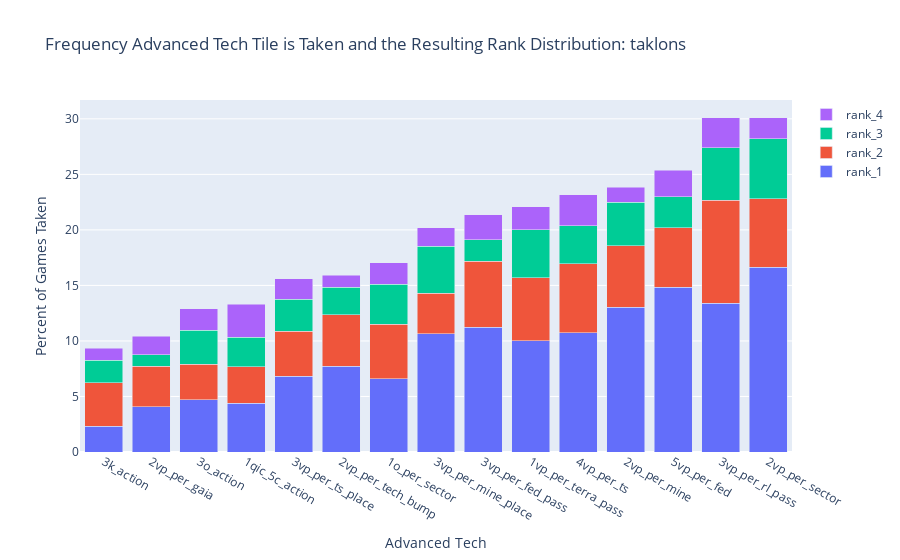
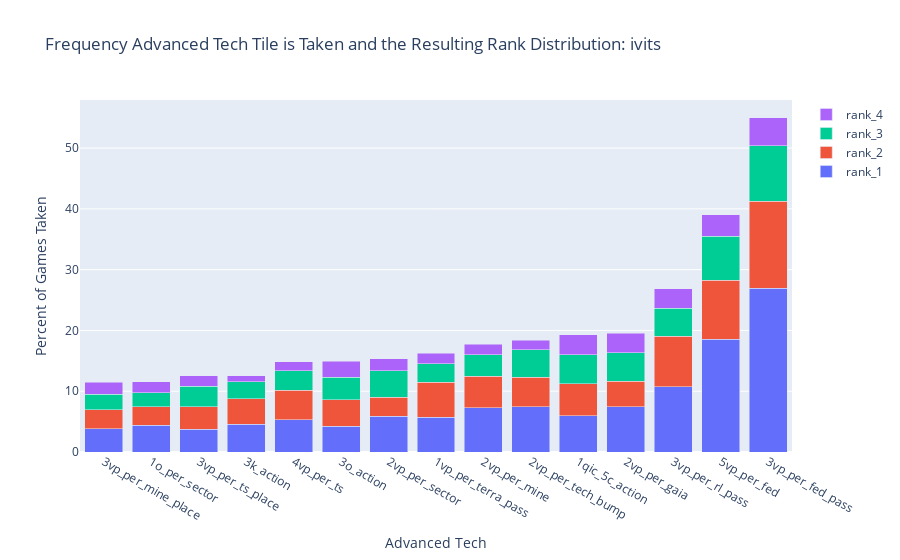
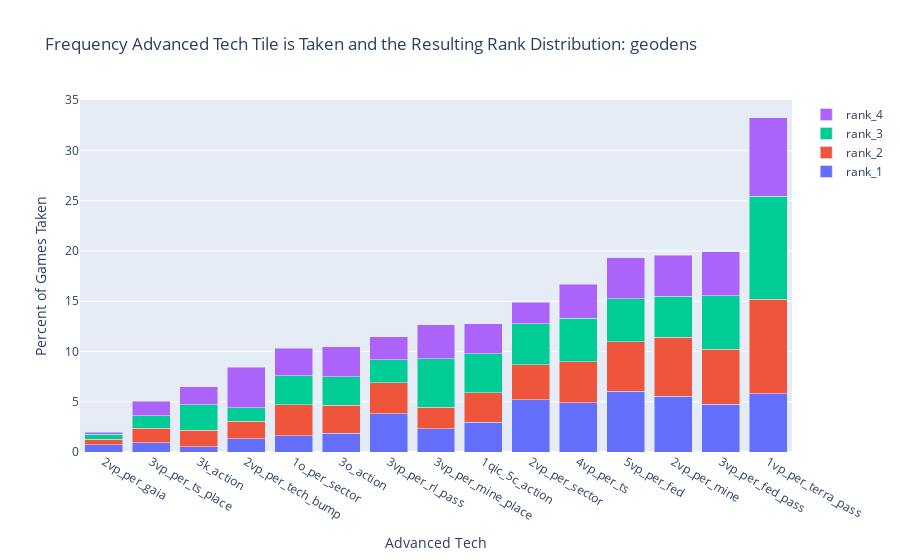
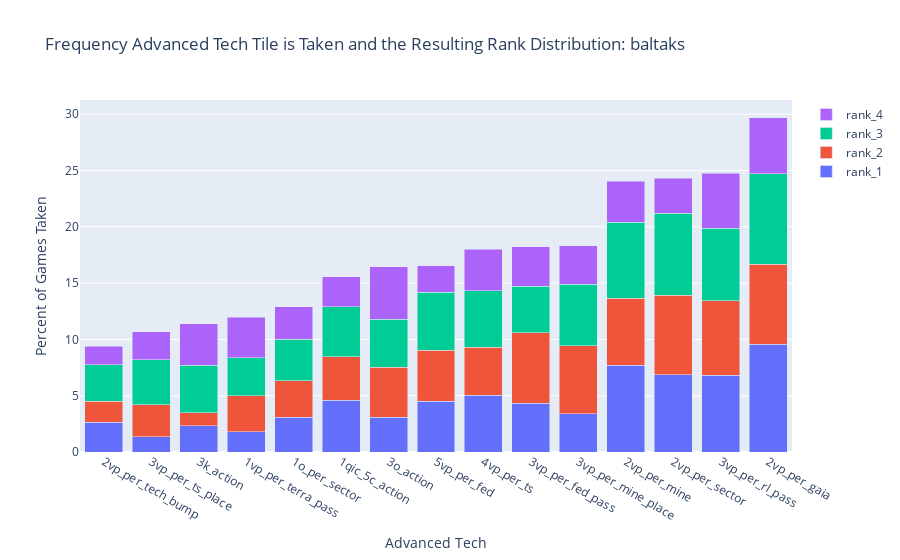

The code cell stored with these charts, in order, in its notebook:
### Code cell
plot_adv_freq_remote(4, dat_4)

### Figure 1 — Plotly figure (JSON) as saved in the notebook; plotly's stock layout.template omitted (floating-point values rounded to 4 significant figures)
{"data": [{"hovertemplate": "<br><b>Rank</b>: 1<br><b>Tech</b>: %{x}<br><b>% Taken if Available</b>: %{y}<br><b>% Rank if Taken</b>: %{text}<br><b>% Rank overall</b>: 38.47<extra></extra>", "name": "rank_1", "text": ["52.632", "48.544", "32.941", "54.717", "44.503", "38.596", "45.27", "39.13", "46.309", "55.263", "36.471", "58.48", "25.0", "52.632", "43.689"], "texttemplate": "", "type": "bar", "x": ["3vp_per_fed_pass", "2vp_per_tech_bump", "1qic_5c_action", "2vp_per_mine", "3vp_per_rl_pass", "1o_per_sector", "1vp_per_terra_pass", "2vp_per_gaia", "4vp_per_ts", "2vp_per_sector", "3o_action", "5vp_per_fed", "3k_action", "3vp_per_mine_place", "3vp_per_ts_place"], "y": [11.24, 7.716, 4.382, 13.04, 13.39, 6.577, 10, 4.085, 10.73, 16.64, 4.711, 14.84, 2.333, 10.64, 6.808]}, {"hovertemplate": "<br><b>Rank</b>: 2<br><b>Tech</b>: %{x}<br><b>% Taken if Available</b>: %{y}<br><b>% Rank if Taken</b>: %{text}<br><b>% Rank overall</b>: 25.58<extra></extra>", "name": "rank_2", "text": ["27.82", "29.126", "24.706", "23.27", "30.89", "28.947", "25.676", "34.783", "26.846", "20.526", "24.706", "21.053", "41.667", "18.045", "26.214"], "texttemplate": "", "type": "bar", "x": ["3vp_per_fed_pass", "2vp_per_tech_bump", "1qic_5c_action", "2vp_per_mine", "3vp_per_rl_pass", "1o_per_sector", "1vp_per_terra_pass", "2vp_per_gaia", "4vp_per_ts", "2vp_per_sector", "3o_action", "5vp_per_fed", "3k_action", "3vp_per_mine_place", "3vp_per_ts_place"], "y": [5.939, 4.63, 3.286, 5.547, 9.291, 4.933, 5.672, 3.631, 6.221, 6.181, 3.191, 5.341, 3.888, 3.647, 4.085]}, {"hovertemplate": "<br><b>Rank</b>: 3<br><b>Tech</b>: %{x}<br><b>% Taken if Available</b>: %{y}<br><b>% Rank if Taken</b>: %{text}<br><b>% Rank overall</b>: 18.53<extra></extra>", "name": "rank_3", "text": ["9.023", "15.534", "20.0", "16.352", "15.707", "21.053", "19.595", "10.145", "14.765", "17.895", "23.529", "11.111", "21.667", "21.053", "18.447"], "texttemplate": "", "type": "bar", "x": ["3vp_per_fed_pass", "2vp_per_tech_bump", "1qic_5c_action", "2vp_per_mine", "3vp_per_rl_pass", "1o_per_sector", "1vp_per_terra_pass", "2vp_per_gaia", "4vp_per_ts", "2vp_per_sector", "3o_action", "5vp_per_fed", "3k_action", "3vp_per_mine_place", "3vp_per_ts_place"], "y": [1.926, 2.469, 2.66, 3.898, 4.724, 3.587, 4.328, 1.059, 3.421, 5.388, 3.04, 2.819, 2.022, 4.255, 2.874]}, {"hovertemplate": "<br><b>Rank</b>: 4<br><b>Tech</b>: %{x}<br><b>% Taken if Available</b>: %{y}<br><b>% Rank if Taken</b>: %{text}<br><b>% Rank overall</b>: 17.42<extra></extra>", "name": "rank_4", "text": ["10.526", "6.796", "22.353", "5.66", "8.901", "11.404", "9.459", "15.942", "12.081", "6.316", "15.294", "9.357", "11.667", "8.271", "11.65"], "texttemplate": "", "type": "bar", "x": ["3vp_per_fed_pass", "2vp_per_tech_bump", "1qic_5c_action", "2vp_per_mine", "3vp_per_rl_pass", "1o_per_sector", "1vp_per_terra_pass", "2vp_per_gaia", "4vp_per_ts", "2vp_per_sector", "3o_action", "5vp_per_fed", "3k_action", "3vp_per_mine_place", "3vp_per_ts_place"], "y": [2.247, 1.08, 2.973, 1.349, 2.677, 1.943, 2.09, 1.664, 2.799, 1.902, 1.976, 2.374, 1.089, 1.672, 1.815]}], "layout": {"barmode": "stack", "title": {"text": "Frequency Advanced Tech Tile is Taken and the Resulting Rank Distribution: taklons"}, "uniformtext": {"minsize": 100000, "mode": "hide"}, "xaxis": {"categoryorder": "total ascending", "title": {"text": "Advanced Tech"}}, "yaxis": {"title": {"text": "Percent of Games Taken"}}}}

### Figure 2 — Plotly figure (JSON) as saved in the notebook; plotly's stock layout.template omitted (floating-point values rounded to 4 significant figures)
{"data": [{"hovertemplate": "<br><b>Rank</b>: 1<br><b>Tech</b>: %{x}<br><b>% Taken if Available</b>: %{y}<br><b>% Rank if Taken</b>: %{text}<br><b>% Rank overall</b>: 34.04<extra></extra>", "name": "rank_1", "text": ["48.921", "40.476", "31.111", "41.322", "39.779", "38.158", "35.398", "38.017", "35.644", "38.384", "28.431", "47.547", "36.471", "33.766", "29.885"], "texttemplate": "", "type": "bar", "x": ["3vp_per_fed_pass", "2vp_per_tech_bump", "1qic_5c_action", "2vp_per_mine", "3vp_per_rl_pass", "1o_per_sector", "1vp_per_terra_pass", "2vp_per_gaia", "4vp_per_ts", "2vp_per_sector", "3o_action", "5vp_per_fed", "3k_action", "3vp_per_mine_place", "3vp_per_ts_place"], "y": [26.91, 7.445, 5.991, 7.321, 10.7, 4.414, 5.739, 7.431, 5.286, 5.901, 4.234, 18.56, 4.586, 3.863, 3.741]}, {"hovertemplate": "<br><b>Rank</b>: 2<br><b>Tech</b>: %{x}<br><b>% Taken if Available</b>: %{y}<br><b>% Rank if Taken</b>: %{text}<br><b>% Rank overall</b>: 25.75<extra></extra>", "name": "rank_2", "text": ["26.139", "26.19", "27.407", "28.926", "30.939", "26.316", "35.398", "21.488", "32.673", "20.202", "29.412", "24.906", "32.941", "27.273", "29.885"], "texttemplate": "", "type": "bar", "x": ["3vp_per_fed_pass", "2vp_per_tech_bump", "1qic_5c_action", "2vp_per_mine", "3vp_per_rl_pass", "1o_per_sector", "1vp_per_terra_pass", "2vp_per_gaia", "4vp_per_ts", "2vp_per_sector", "3o_action", "5vp_per_fed", "3k_action", "3vp_per_mine_place", "3vp_per_ts_place"], "y": [14.38, 4.818, 5.278, 5.124, 8.321, 3.044, 5.739, 4.2, 4.846, 3.106, 4.38, 9.72, 4.142, 3.12, 3.741]}, {"hovertemplate": "<br><b>Rank</b>: 3<br><b>Tech</b>: %{x}<br><b>% Taken if Available</b>: %{y}<br><b>% Rank if Taken</b>: %{text}<br><b>% Rank overall</b>: 23.57<extra></extra>", "name": "rank_3", "text": ["16.547", "24.603", "24.444", "19.835", "17.127", "19.737", "18.584", "23.967", "21.782", "28.283", "24.51", "18.491", "22.353", "22.078", "26.437"], "texttemplate": "", "type": "bar", "x": ["3vp_per_fed_pass", "2vp_per_tech_bump", "1qic_5c_action", "2vp_per_mine", "3vp_per_rl_pass", "1o_per_sector", "1vp_per_terra_pass", "2vp_per_gaia", "4vp_per_ts", "2vp_per_sector", "3o_action", "5vp_per_fed", "3k_action", "3vp_per_mine_place", "3vp_per_ts_place"], "y": [9.103, 4.526, 4.708, 3.514, 4.606, 2.283, 3.013, 4.685, 3.231, 4.348, 3.65, 7.216, 2.811, 2.526, 3.309]}, {"hovertemplate": "<br><b>Rank</b>: 4<br><b>Tech</b>: %{x}<br><b>% Taken if Available</b>: %{y}<br><b>% Rank if Taken</b>: %{text}<br><b>% Rank overall</b>: 16.64<extra></extra>", "name": "rank_4", "text": ["8.393", "8.73", "17.037", "9.917", "12.155", "15.789", "10.619", "16.529", "9.901", "13.131", "17.647", "9.057", "8.235", "16.883", "13.793"], "texttemplate": "", "type": "bar", "x": ["3vp_per_fed_pass", "2vp_per_tech_bump", "1qic_5c_action", "2vp_per_mine", "3vp_per_rl_pass", "1o_per_sector", "1vp_per_terra_pass", "2vp_per_gaia", "4vp_per_ts", "2vp_per_sector", "3o_action", "5vp_per_fed", "3k_action", "3vp_per_mine_place", "3vp_per_ts_place"], "y": [4.617, 1.606, 3.281, 1.757, 3.269, 1.826, 1.722, 3.231, 1.468, 2.019, 2.628, 3.535, 1.036, 1.932, 1.727]}], "layout": {"barmode": "stack", "title": {"text": "Frequency Advanced Tech Tile is Taken and the Resulting Rank Distribution: ivits"}, "uniformtext": {"minsize": 100000, "mode": "hide"}, "xaxis": {"categoryorder": "total ascending", "title": {"text": "Advanced Tech"}}, "yaxis": {"title": {"text": "Percent of Games Taken"}}}}

### Figure 3 — Plotly figure (JSON) as saved in the notebook; plotly's stock layout.template omitted (floating-point values rounded to 4 significant figures)
{"data": [{"hovertemplate": "<br><b>Rank</b>: 1<br><b>Tech</b>: %{x}<br><b>% Taken if Available</b>: %{y}<br><b>% Rank if Taken</b>: %{text}<br><b>% Rank overall</b>: 18.5<extra></extra>", "name": "rank_1", "text": ["23.81", "15.909", "23.188", "28.302", "33.333", "15.789", "17.436", "36.364", "29.213", "35.065", "17.857", "31.193", "8.333", "18.31", "17.857"], "texttemplate": "", "type": "bar", "x": ["3vp_per_fed_pass", "2vp_per_tech_bump", "1qic_5c_action", "2vp_per_mine", "3vp_per_rl_pass", "1o_per_sector", "1vp_per_terra_pass", "2vp_per_gaia", "4vp_per_ts", "2vp_per_sector", "3o_action", "5vp_per_fed", "3k_action", "3vp_per_mine_place", "3vp_per_ts_place"], "y": [4.744, 1.341, 2.957, 5.535, 3.817, 1.627, 5.802, 0.714, 4.878, 5.222, 1.869, 6.028, 0.542, 2.321, 0.901]}, {"hovertemplate": "<br><b>Rank</b>: 2<br><b>Tech</b>: %{x}<br><b>% Taken if Available</b>: %{y}<br><b>% Rank if Taken</b>: %{text}<br><b>% Rank overall</b>: 24.01<extra></extra>", "name": "rank_2", "text": ["27.619", "20.455", "23.188", "30.189", "26.667", "29.825", "28.205", "27.273", "24.719", "23.377", "26.786", "25.688", "25.0", "16.901", "28.571"], "texttemplate": "", "type": "bar", "x": ["3vp_per_fed_pass", "2vp_per_tech_bump", "1qic_5c_action", "2vp_per_mine", "3vp_per_rl_pass", "1o_per_sector", "1vp_per_terra_pass", "2vp_per_gaia", "4vp_per_ts", "2vp_per_sector", "3o_action", "5vp_per_fed", "3k_action", "3vp_per_mine_place", "3vp_per_ts_place"], "y": [5.503, 1.724, 2.957, 5.904, 3.053, 3.074, 9.386, 0.536, 4.128, 3.482, 2.804, 4.965, 1.627, 2.143, 1.441]}, {"hovertemplate": "<br><b>Rank</b>: 3<br><b>Tech</b>: %{x}<br><b>% Taken if Available</b>: %{y}<br><b>% Rank if Taken</b>: %{text}<br><b>% Rank overall</b>: 26.73<extra></extra>", "name": "rank_3", "text": ["26.667", "15.909", "30.435", "20.755", "20.0", "28.07", "30.769", "27.273", "25.843", "27.273", "26.786", "22.018", "38.889", "38.028", "25.0"], "texttemplate": "", "type": "bar", "x": ["3vp_per_fed_pass", "2vp_per_tech_bump", "1qic_5c_action", "2vp_per_mine", "3vp_per_rl_pass", "1o_per_sector", "1vp_per_terra_pass", "2vp_per_gaia", "4vp_per_ts", "2vp_per_sector", "3o_action", "5vp_per_fed", "3k_action", "3vp_per_mine_place", "3vp_per_ts_place"], "y": [5.313, 1.341, 3.882, 4.059, 2.29, 2.893, 10.24, 0.536, 4.315, 4.062, 2.804, 4.255, 2.532, 4.821, 1.261]}, {"hovertemplate": "<br><b>Rank</b>: 4<br><b>Tech</b>: %{x}<br><b>% Taken if Available</b>: %{y}<br><b>% Rank if Taken</b>: %{text}<br><b>% Rank overall</b>: 30.76<extra></extra>", "name": "rank_4", "text": ["21.905", "47.727", "23.188", "20.755", "20.0", "26.316", "23.59", "9.091", "20.225", "14.286", "28.571", "21.101", "27.778", "26.761", "28.571"], "texttemplate": "", "type": "bar", "x": ["3vp_per_fed_pass", "2vp_per_tech_bump", "1qic_5c_action", "2vp_per_mine", "3vp_per_rl_pass", "1o_per_sector", "1vp_per_terra_pass", "2vp_per_gaia", "4vp_per_ts", "2vp_per_sector", "3o_action", "5vp_per_fed", "3k_action", "3vp_per_mine_place", "3vp_per_ts_place"], "y": [4.364, 4.023, 2.957, 4.059, 2.29, 2.712, 7.85, 0.179, 3.377, 2.128, 2.991, 4.078, 1.808, 3.393, 1.441]}], "layout": {"barmode": "stack", "title": {"text": "Frequency Advanced Tech Tile is Taken and the Resulting Rank Distribution: geodens"}, "uniformtext": {"minsize": 100000, "mode": "hide"}, "xaxis": {"categoryorder": "total ascending", "title": {"text": "Advanced Tech"}}, "yaxis": {"title": {"text": "Percent of Games Taken"}}}}

### Figure 4 — Plotly figure (JSON) as saved in the notebook; plotly's stock layout.template omitted (floating-point values rounded to 4 significant figures)
{"data": [{"hovertemplate": "<br><b>Rank</b>: 1<br><b>Tech</b>: %{x}<br><b>% Taken if Available</b>: %{y}<br><b>% Rank if Taken</b>: %{text}<br><b>% Rank overall</b>: 21.29<extra></extra>", "name": "rank_1", "text": ["23.656", "28.261", "29.63", "32.0", "27.559", "23.881", "15.0", "32.258", "27.957", "28.205", "18.824", "27.381", "20.339", "18.557", "12.5"], "texttemplate": "", "type": "bar", "x": ["3vp_per_fed_pass", "2vp_per_tech_bump", "1qic_5c_action", "2vp_per_mine", "3vp_per_rl_pass", "1o_per_sector", "1vp_per_terra_pass", "2vp_per_gaia", "4vp_per_ts", "2vp_per_sector", "3o_action", "5vp_per_fed", "3k_action", "3vp_per_mine_place", "3vp_per_ts_place"], "y": [4.314, 2.653, 4.615, 7.692, 6.823, 3.077, 1.796, 9.579, 5.029, 6.861, 3.095, 4.528, 2.312, 3.396, 1.336]}, {"hovertemplate": "<br><b>Rank</b>: 2<br><b>Tech</b>: %{x}<br><b>% Taken if Available</b>: %{y}<br><b>% Rank if Taken</b>: %{text}<br><b>% Rank overall</b>: 24.73<extra></extra>", "name": "rank_2", "text": ["34.409", "19.565", "24.691", "24.8", "26.772", "25.373", "26.667", "23.871", "23.656", "29.06", "27.059", "27.381", "10.169", "32.99", "26.786"], "texttemplate": "", "type": "bar", "x": ["3vp_per_fed_pass", "2vp_per_tech_bump", "1qic_5c_action", "2vp_per_mine", "3vp_per_rl_pass", "1o_per_sector", "1vp_per_terra_pass", "2vp_per_gaia", "4vp_per_ts", "2vp_per_sector", "3o_action", "5vp_per_fed", "3k_action", "3vp_per_mine_place", "3vp_per_ts_place"], "y": [6.275, 1.837, 3.846, 5.962, 6.628, 3.269, 3.194, 7.088, 4.255, 7.069, 4.449, 4.528, 1.156, 6.038, 2.863]}, {"hovertemplate": "<br><b>Rank</b>: 3<br><b>Tech</b>: %{x}<br><b>% Taken if Available</b>: %{y}<br><b>% Rank if Taken</b>: %{text}<br><b>% Rank overall</b>: 29.17<extra></extra>", "name": "rank_3", "text": ["22.581", "34.783", "28.395", "28.0", "25.984", "28.358", "28.333", "27.097", "27.957", "29.915", "25.882", "30.952", "37.288", "29.897", "37.5"], "texttemplate": "", "type": "bar", "x": ["3vp_per_fed_pass", "2vp_per_tech_bump", "1qic_5c_action", "2vp_per_mine", "3vp_per_rl_pass", "1o_per_sector", "1vp_per_terra_pass", "2vp_per_gaia", "4vp_per_ts", "2vp_per_sector", "3o_action", "5vp_per_fed", "3k_action", "3vp_per_mine_place", "3vp_per_ts_place"], "y": [4.118, 3.265, 4.423, 6.731, 6.433, 3.654, 3.393, 8.046, 5.029, 7.277, 4.255, 5.118, 4.239, 5.472, 4.008]}, {"hovertemplate": "<br><b>Rank</b>: 4<br><b>Tech</b>: %{x}<br><b>% Taken if Available</b>: %{y}<br><b>% Rank if Taken</b>: %{text}<br><b>% Rank overall</b>: 24.8<extra></extra>", "name": "rank_4", "text": ["19.355", "17.391", "17.284", "15.2", "19.685", "22.388", "30.0", "16.774", "20.43", "12.821", "28.235", "14.286", "32.203", "18.557", "23.214"], "texttemplate": "", "type": "bar", "x": ["3vp_per_fed_pass", "2vp_per_tech_bump", "1qic_5c_action", "2vp_per_mine", "3vp_per_rl_pass", "1o_per_sector", "1vp_per_terra_pass", "2vp_per_gaia", "4vp_per_ts", "2vp_per_sector", "3o_action", "5vp_per_fed", "3k_action", "3vp_per_mine_place", "3vp_per_ts_place"], "y": [3.529, 1.633, 2.692, 3.654, 4.873, 2.885, 3.593, 4.981, 3.675, 3.119, 4.642, 2.362, 3.661, 3.396, 2.481]}], "layout": {"barmode": "stack", "title": {"text": "Frequency Advanced Tech Tile is Taken and the Resulting Rank Distribution: baltaks"}, "uniformtext": {"minsize": 100000, "mode": "hide"}, "xaxis": {"categoryorder": "total ascending", "title": {"text": "Advanced Tech"}}, "yaxis": {"title": {"text": "Percent of Games Taken"}}}}
